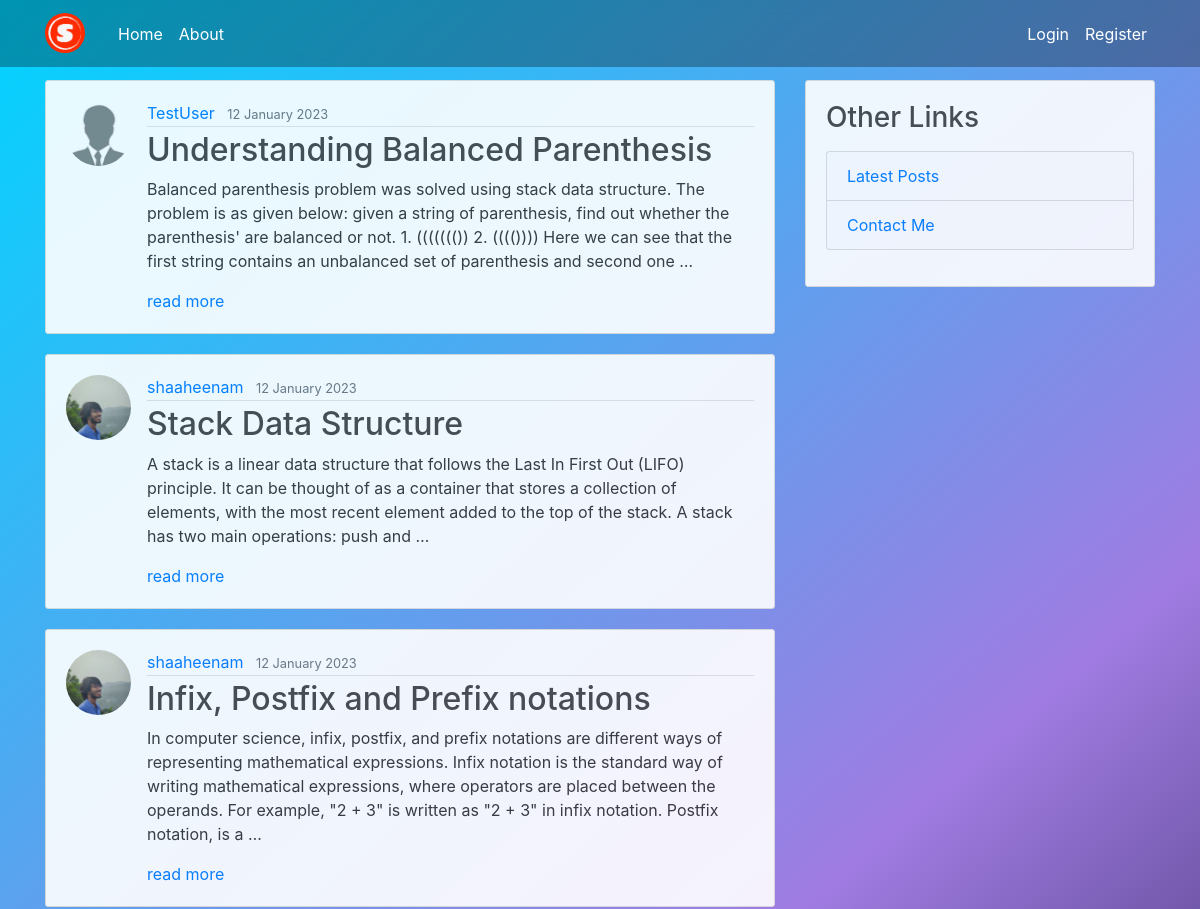
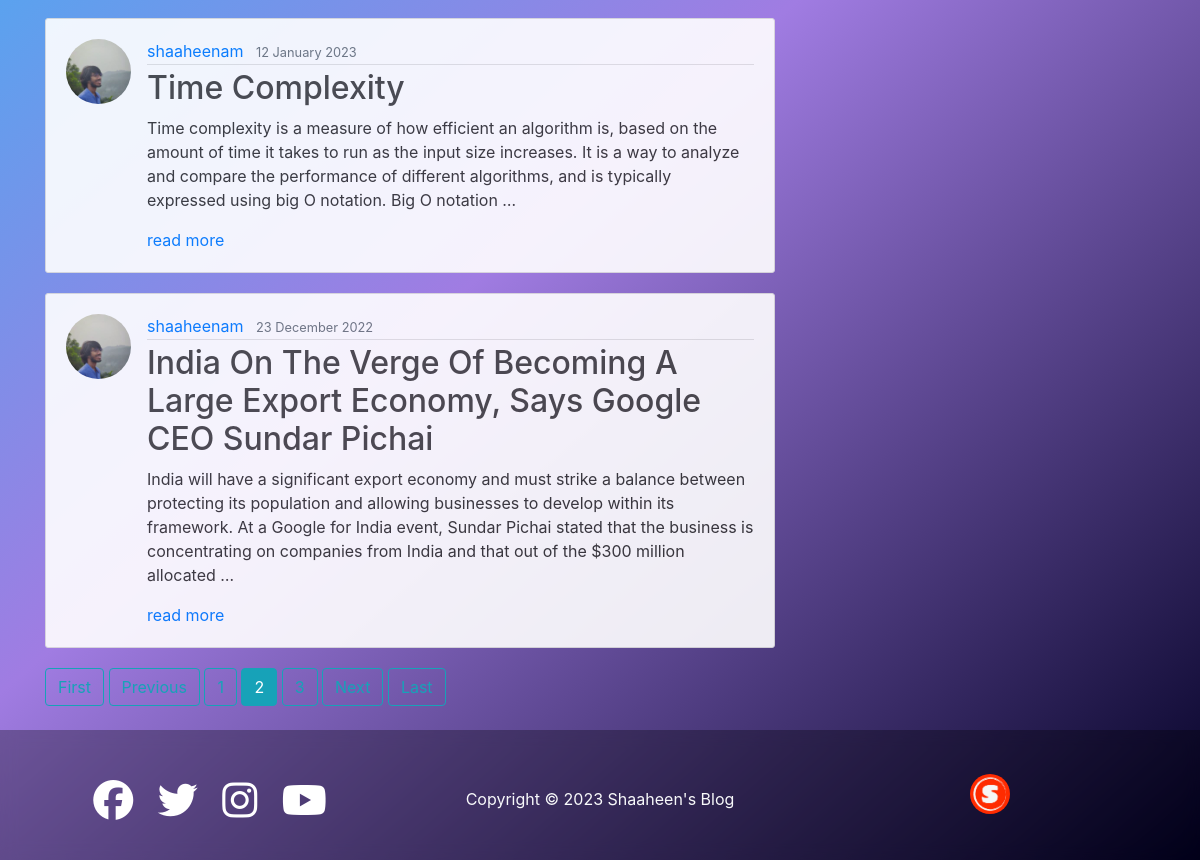
Screenshot of /?page=2 with the database file from the repository (2 pictures, top to bottom).
### blog/models.py (models this page shows, shortened)
class Post(models.Model):
    title = models.CharField(max_length=100)
    content = models.TextField()
    date_posted = models.DateTimeField(default=timezone.now)
    author = models.ForeignKey(User, on_delete=models.CASCADE)#if user is deleted, their post is also deleted

### users/models.py (models this page shows, shortened)
class Profile(models.Model):
    user = models.OneToOneField(User, on_delete=models.CASCADE)
    image = models.ImageField(default='default.jpg', upload_to='profile_pics')

### blog/views.py (the view)
# urls.py: path('', PostListView.as_view(), name='blog-home'),#name is actually getting used in appropriate place of base html href links
class PostListView(ListView):
    model = Post
    template_name = 'blog/home.html' # <app>/<model>_<viewtype>.html
    context_object_name = 'posts'
    ordering = ['-date_posted']
    paginate_by = 5

### blog/templates/blog/home.html
{% extends "blog/base.html" %}
{% block content %}
    {% for post in posts %}
    <article class="media content-section">
        <img class="rounded-circle article-img" src="{{ post.author.profile.image.url }}">
        <div class="media-body">
          <div class="article-metadata">
            <a class="mr-2" href="{% url 'user-posts' post.author.username %}">{{ post.author }}</a>
            <small class="text-muted">{{ post.date_posted|date:"d F Y" }}</small>
          </div>
          <h2><a class="article-title" href="{% url 'post-detail' post.id %}">{{ post.title }}</a></h2>
          <p class="article-content">{{ post.content|truncatewords:"50" }}</p>
          <a href="{% url 'post-detail' post.id %}">read more</a>
        </div>
      </article>
    {% endfor %}
    {% if is_paginated %}
      {% if page_obj.has_previous %}
        <a class="btn btn-outline-info mb-4" href="?page=1">First</a>
        <a class="btn btn-outline-info mb-4" href="?page={{ page_obj.previous_page_number }}">Previous</a>
      {% endif %}
      {% for num in page_obj.paginator.page_range %}
        {% if page_obj.number  == num %}
          <a class="btn btn-info mb-4" href="?page={{ num }}">{{ num }}</a>
        {% elif num > page_obj.number|add:'-3' and num < page_obj.number|add:'3' %}
        <a class="btn btn-outline-info mb-4" href="?page={{ num }}">{{ num }}</a>
        {% endif %}
      {% endfor %}
      {% if page_obj.has_next %}
        <a class="btn btn-outline-info mb-4" href="?page={{ page_obj.next_page_number }}">Next</a>
        <a class="btn btn-outline-info mb-4" href="?page={{ page_obj.paginator.num_pages }}">Last</a>
      {% endif %}
    {% endif %}
{% endblock content %}

### blog/static/blog/main.css (style rules this page uses)
html { min-height: calc(100vh - 100px); }
body { background: rgb(2,0,36); background: linear-gradient(319deg, rgba(2,0,36,1) 0%, rgba(160,124,226,1) 43%, rgba(0,212,255,1) 100%) no-repeat ; background-size: cover; color: #333333; margin-top: 5rem; background-attachment: fixed; }
h1, h2, h3, h4, h5, h6 { color: #444444; }
.content-section { background: #ffffff; padding: 20px 20px; border: 1px solid #dddddd; border-radius: 3px; margin-bottom: 20px; opacity: 0.9; }
.article-title { color: #444444; }
.article-content { white-space: pre-line; }
.article-img { height: 65px; width: 65px; margin-right: 16px; }
.article-metadata { padding-bottom: 1px; margin-bottom: 4px; border-bottom: 1px solid #e3e3e3 }

### rows the page displays
Post: author.profile.image (placeholder picture), author "TestUser", date_posted "12 January 2023", title "Understanding Balanced Parenthesis", content "Balanced parenthesis problem was solved using stack data structure. The problem is as given below: given a string of parenthesis, find out whether the parenthesis' are balanced or not. 1. ((((((()) 2. (((()))) Here we can see that the first string contains an unbalanced set of parenthesis and second one …"
Post: author.profile.image (picture), author "shaaheenam", date_posted "12 January 2023", title "Stack Data Structure", content "A stack is a linear data structure that follows the Last In First Out (LIFO) principle. It can be thought of as a container that stores a collection of elements, with the most recent element added to the top of the stack. A stack has two main operations: push and …"
Post: author.profile.image (picture), author "shaaheenam", date_posted "12 January 2023", title "Infix, Postfix and Prefix notations", content "In computer science, infix, postfix, and prefix notations are different ways of representing mathematical expressions. Infix notation is the standard way of writing mathematical expressions, where operators are placed between the operands. For example, \"2 + 3\" is written as \"2 + 3\" in infix notation. Postfix notation, is a …"
Post: author.profile.image (picture), author "shaaheenam", date_posted "12 January 2023", title "Time Complexity", content "Time complexity is a measure of how efficient an algorithm is, based on the amount of time it takes to run as the input size increases. It is a way to analyze and compare the performance of different algorithms, and is typically expressed using big O notation. Big O notation …"
Post: author.profile.image (picture), author "shaaheenam", date_posted "23 December 2022", title "India On The Verge Of Becoming A Large Export Economy, Says Google CEO Sundar Pichai", content "India will have a significant export economy and must strike a balance between protecting its population and allowing businesses to develop within its framework. At a Google for India event, Sundar Pichai stated that the business is concentrating on companies from India and that out of the $300 million allocated …"

### other values shown
{{ num }} "2"
